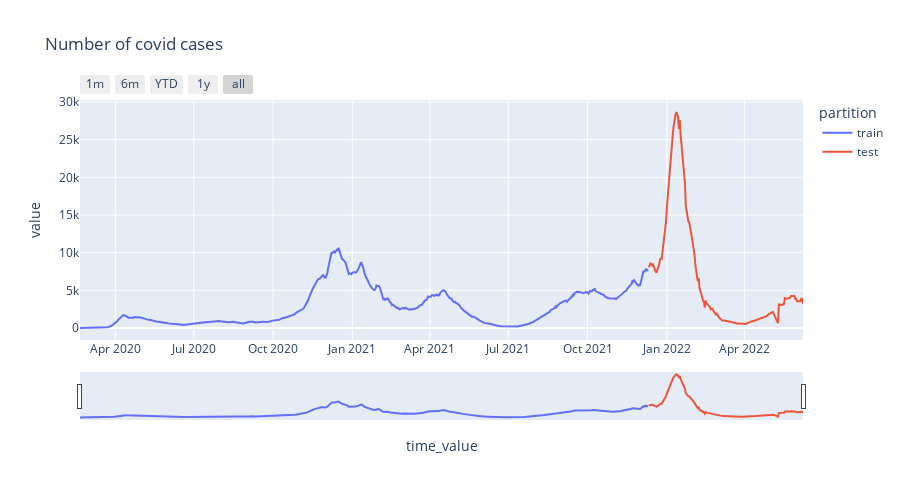

Notebook code for this chart:
### Code cell
class COVID_ARIMA(object):
    """
    Covid simulation class
    """
    def __init__(self, path: str) -> None:
        import pandas as pd
        import os
        self.path = path
        if os.path.exists(path):
            self.data = pd.read_csv(path)
            self.data['time_value'] = pd.to_datetime(self.data['time_value'], format='%Y-%m-%d')

            self.data = self.data.set_index("time_value")
            self.data = self.data.asfreq("D")
            self.data = self.data.sort_index()
            self.data_train = None
            self.data_validation = None
            self.data_test = None

        else:
            assert False, "The path does not exist"
    def split_data(self, steps):
        """
        Split the data into train and test
        """
        import pandas as pd
        import numpy as np
        import os
        import datetime
        import calendar
        import matplotlib.pyplot as plt
        self.data_train = self.data[:-steps]
        self.data_test = self.data[-steps:]
        return
    def plot_data(self, steps):
        """
        Plot the data
        """
        import matplotlib.pyplot as plt
        import numpy as np
        import pandas as pd
        import datetime
        import calendar
        import matplotlib.pyplot as plt
        import matplotlib.dates as mdates
        import plotly.express as px

        self.data['partition'] = 'train'
        self.data[:-steps]['partition'] = 'train'
        self.data[-steps:]['partition'] = 'test'
        fig = px.line(
            data_frame = self.data.reset_index(),
            x      = 'time_value',
            y      = 'value',
            color  = 'partition',
            title  = 'Number of covid cases',
            width  = 900,
            height = 500
        )
        fig.update_xaxes(
            rangeslider_visible=True,
            rangeselector=dict(
                buttons=list([
                    dict(count=1, label="1m", step="month", stepmode="backward"),
                    dict(count=6, label="6m", step="month", stepmode="backward"),
                    dict(count=1, label="YTD", step="year", stepmode="todate"),
                    dict(count=1, label="1y", step="year", stepmode="backward"),
                    dict(step="all")
                ])
            )
        )
        fig.show()
        self.data  = self.data.drop(columns=['partition'])
    def ARIMA_Model(self):
        # from skforecast.model_selection_statsmodels import backtesting_sarimax
        metric, predictions_backtest,model = backtesting_sarimax(
                                    y = self.data['value'],
                                    order = (12, 1, 1),
                                    seasonal_order = (0, 0, 0, 0),
                                    initial_train_size = len(self.data_train),
                                    fixed_train_size = False,
                                    steps = 7,
                                    metric = 'mean_absolute_error',
                                    refit = False,
                                    verbose = True,
                                    fit_kwargs = {'maxiter': 250, 'disp': 0},
                               )
        print(f"Error backtest: {metric}")

        return predictions_backtest, model
    def ARIMA_Predict(self, forecaster,days):
        import numpy as np
        import pandas as pd
        import matplotlib.pyplot as plt
        import matplotlib.dates as mdates
        import plotly.express as px
        return forecaster.predict(days)


        
import datetime
covid_arima = COVID_ARIMA(path='covid_pa_confirmed_data_7d.csv')

covid_arima.split_data(steps=180)
covid_arima.plot_data(steps=180)
predictions_backtest,model = covid_arima.ARIMA_Model()

### Figure 1 — Plotly figure (JSON) as saved in the notebook; plotly's stock layout.template omitted (floating-point values rounded to 4 significant figures; data arrays with more than 128 entries replaced by an {"elided": "..."} marker saying what was removed)
{"data": [{"hovertemplate": "partition=train<br>time_value=%{x}<br>value=%{y}<extra></extra>", "legendgroup": "train", "line": {"color": "#636efa", "dash": "solid"}, "mode": "lines", "name": "train", "orientation": "v", "showlegend": true, "type": "scatter", "x": {"elided": "660 str values"}, "xaxis": "x", "y": {"elided": "660 float values"}, "yaxis": "y"}, {"hovertemplate": "partition=test<br>time_value=%{x}<br>value=%{y}<extra></extra>", "legendgroup": "test", "line": {"color": "#EF553B", "dash": "solid"}, "mode": "lines", "name": "test", "orientation": "v", "showlegend": true, "type": "scatter", "x": {"elided": "180 str values"}, "xaxis": "x", "y": {"elided": "180 float values"}, "yaxis": "y"}], "layout": {"height": 500, "legend": {"title": {"text": "partition"}, "tracegroupgap": 0}, "title": {"text": "Number of covid cases"}, "width": 900, "xaxis": {"anchor": "y", "domain": [0, 1], "rangeselector": {"buttons": [{"count": 1, "label": "1m", "step": "month", "stepmode": "backward"}, {"count": 6, "label": "6m", "step": "month", "stepmode": "backward"}, {"count": 1, "label": "YTD", "step": "year", "stepmode": "todate"}, {"count": 1, "label": "1y", "step": "year", "stepmode": "backward"}, {"step": "all"}]}, "rangeslider": {"visible": true}, "title": {"text": "time_value"}}, "yaxis": {"anchor": "x", "domain": [0, 1], "title": {"text": "value"}}}}
